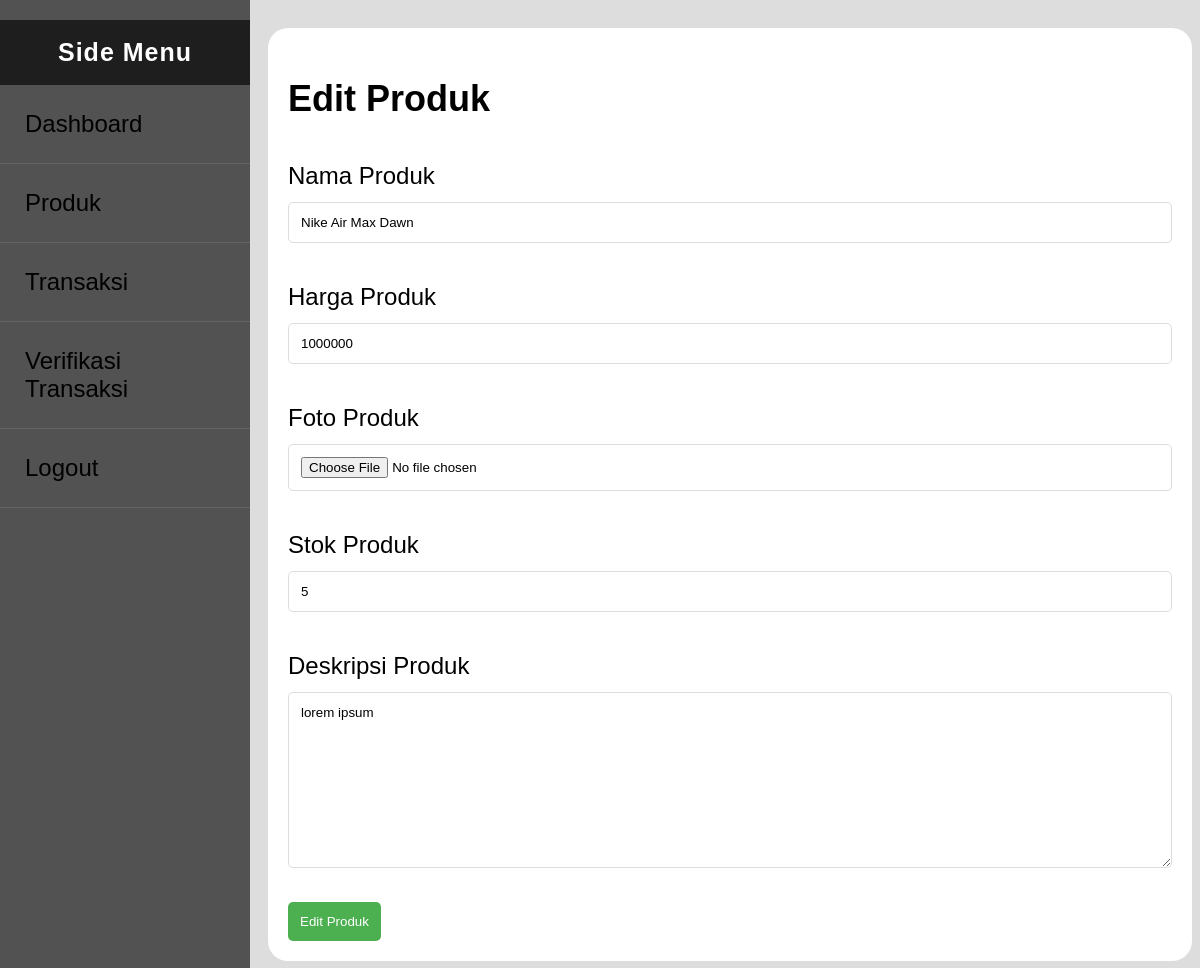
/admin/edit_produk.php?id=13 (signed in), run on the app's committed database.
### tables this page shows
CREATE TABLE `produk` (
  `id_produk` int(11) NOT NULL,
  `nama_produk` varchar(100) NOT NULL,
  `harga_produk` varchar(100) NOT NULL,
  `foto_produk` text DEFAULT NULL,
  `stok_produk` varchar(100) NOT NULL,
  `deskripsi_produk` varchar(150) NOT NULL
);

### admin/functions.php (called while the page is built, shortened)
<?php
require '../koneksi.php';
function query($query){
    global $conn;
    $rows = [];
    $result = mysqli_query($conn, $query);
    while($row = mysqli_fetch_assoc($result)){
        $rows[] = $row;
    }
    return $rows;
}
?>

### admin/edit_produk.php (the view, shortened to what this page needs)
<?php
require 'functions.php';
$id = $_GET["id"];
$data = query("SELECT * FROM produk WHERE id_produk = $id")[0];
?>
<?php include '../layout/sidebar.php' ?>
<div class="main">
    <div class="box">
        <h2>Edit Produk</h2>
        <form method="POST" enctype="multipart/form-data">
            <label>Nama Produk</label>
            <input type="text" name="nama_produk" class="form-control"
            value="<?= $data['nama_produk']; ?>"><br /><br />
            <label>Harga Produk</label>
            <input type="text" name="harga_produk" class="form-control" value="<?= $data['harga_produk']; ?>"><br /><br />
            <label>Foto Produk</label>
            <input type="file" name="foto_produk" class="form-control" value="<?= $data['foto_produk']; ?>"><br /> <br />
            <label>Stok Produk</label>
            <input type="text" name="stok_produk" class="form-control" value="<?= $data["stok_produk"]; ?>"><br /><br />
            <label>Deskripsi Produk</label><br />
            <textarea name="deskripsi_produk" rows="10" class="form-control"><?= $data["deskripsi_produk"]; ?></textarea><br /> <br />
            <button type="submit" name="submit">Edit Produk</button>
        </form>
    </div>
</div>

### style/admin.css (style rules this page uses)
* { font-family: 'Poppins', sans-serif; }
body { background: #ddd; }
.main { margin-left: 260px; padding-top: 20px; font-size: 24px; }
.box { height: 100%; padding: 20px; background: #ffffff; border-radius: 20px; }
label { padding: 12px 12px 12px 0; display: inline-block; }
.form-control { width: 100%; padding: 12px; border: 1px solid #ddd; border-radius: 5px; box-sizing: border-box; }
button { background: #4CAF50; color: #ffffff; padding: 12px; border: none; border-radius: 5px; cursor: pointer; }

### data on the page
produk: nama_produk "Nike Air Max Dawn", harga_produk "1000000", stok_produk "5", deskripsi_produk "lorem ipsum"
